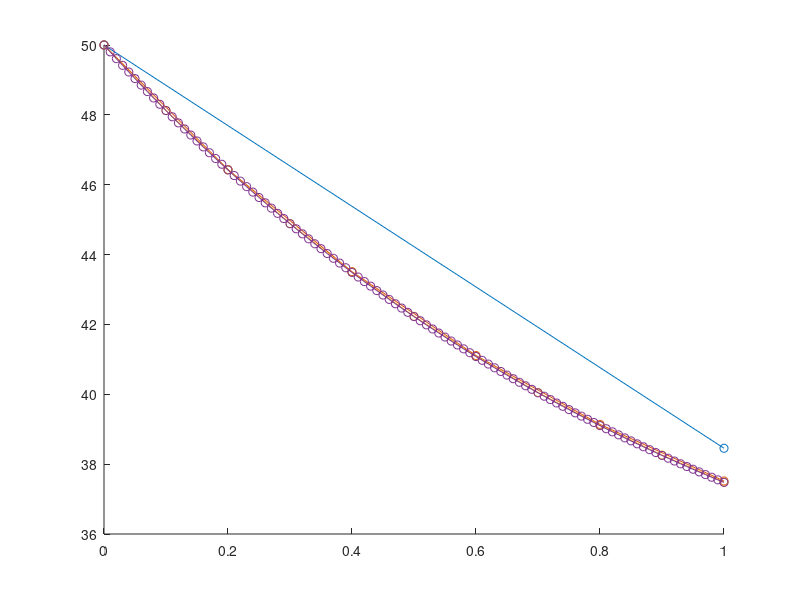

Source code (MATLAB): (Note: this script raises an error after producing the figure.)
% FEM solution for 1D heat equation with variable area and source

clear; clc; close all;

% Problem parameters
k = 15; % W/m/K
A = @(x) 50e-4 * exp(x); % m^2
L = 1; % m
qdot = 2.5; % W/m^3
T0 = 50; % K
qL = 1.5; % W (heat transfer rate)

% 2-point Gauss quadrature points and weights (for use in main script)
xi_q = [-1/sqrt(3), 1/sqrt(3)];
w_q = [1, 1];

% Exact solution (analytical)
% T(x) = T0 - (qdot/k)*x + (1/k)*(qdot - qL/A(L))*(exp(L) - exp(L-x))
p = 50e-4;
T_exact = @(x) T0 - (qdot/k)*x + (1/k)*(qdot - qL/A(L))*(exp(L) - exp(L-x));

% FEM solver function
function [x_nodes, T_num] = fem1d(n, k, A, L, qdot, T0, qL)
    % Mesh
    x_nodes = linspace(0, L, n+1)';
    h = diff(x_nodes);
    K = zeros(n+1);
    F = zeros(n+1,1);
    % 2-point Gauss quadrature
    xi_q = [-1/sqrt(3), 1/sqrt(3)];
    w_q = [1, 1];
    for e = 1:n
        x1 = x_nodes(e); x2 = x_nodes(e+1);
        he = x2 - x1;
        Ke = zeros(2);
        Fe = zeros(2,1);
        for q = 1:2
            xi = xi_q(q);
            w = w_q(q);
            % Local coordinate
            xq = 0.5*(x2-x1)*xi + 0.5*(x2+x1);
            J = he/2;
            N = [(1-xi)/2, (1+xi)/2];
            dNdxi = [-0.5, 0.5];
            dNdx = dNdxi * (2/he);
            Aq = A(xq);
            % Stiffness
            Ke = Ke + (k*Aq)*(dNdx'*dNdx)*J*w;
            % Load
            Fe = Fe + (Aq*qdot)*N'*J*w;
        end
        % Assembly
        K(e:e+1,e:e+1) = K(e:e+1,e:e+1) + Ke;
        F(e:e+1) = F(e:e+1) + Fe;
    end
    % Apply Dirichlet BC at x=0
    K(1,:) = 0; K(1,1) = 1; F(1) = T0;
    % Apply Neumann BC at x=L (heat transfer rate boundary condition)
    F(end) = F(end) - qL;
    % Solve
    T_num = K\F;
end

% Plot exact and FEM solutions for n = 1, 5, 10, 100
figure; hold on;
colors = lines(5);
ns = [1,5,10,100];
for i = 1:length(ns)
    n = ns(i);
    [x_nodes, T_num] = fem1d(n, k, A, L, qdot, T0, qL);
    plot(x_nodes, T_num, '-o', 'Color', colors(i,:), 'DisplayName', sprintf('FEM n=%d',n));
end
fplot(@(x) T_exact(x), [0 L], 'k--', 'LineWidth',1.5, 'DisplayName','Exact');
xlabel('$x$ [m]','Interpreter','latex'); ylabel('$T(x)$ [K]','Interpreter','latex');
title('FEM and Exact Solution'); legend('show','Location','best'); grid on;
set(gcf, 'Position', [100, 100, 600, 400]);
exportgraphics(gcf, 'q7_fem_vs_exact.png', 'Resolution', 150);

% Error analysis for L2 and H1 norms
ns = [1,5,10,50,100,500,1000];
L2err = zeros(size(ns)); H1err = zeros(size(ns)); hvals = L./ns;
for j = 1:length(ns)
    n = ns(j);
    [x_nodes, T_num] = fem1d(n, k, A, L, qdot, T0, qL);
    % Compute error using Gauss quadrature
    L2e = 0; H1e = 0;
    for e = 1:n
        x1 = x_nodes(e); x2 = x_nodes(e+1);
        he = x2 - x1;
        T1 = T_num(e); T2 = T_num(e+1);
        for q = 1:2
            xi = xi_q(q);
            w = w_q(q);
            xq = 0.5*(x2-x1)*xi + 0.5*(x2+x1);
            J = he/2;
            N = [(1-xi)/2, (1+xi)/2];
            dNdxi = [-0.5, 0.5];
            dNdx = dNdxi * (2/he);
            T_h = N*[T1;T2];
            dT_h = dNdx*[T1;T2];
            T_ex = T_exact(xq);
            dT_ex = (T_exact(xq+1e-6)-T_exact(xq-1e-6))/2e-6; % numerical derivative
            L2e = L2e + (T_h-T_ex)^2 * J * w;
            H1e = H1e + (dT_h-dT_ex)^2 * J * w;
        end
    end
    L2err(j) = sqrt(L2e);
    H1err(j) = sqrt(H1e);
end

% Plot error convergence
figure;
h1 = loglog(hvals, L2err, '-o'); hold on;
h2 = loglog(hvals, H1err, '-s');
legend([h1, h2], {'$L^2$ error', '$H^1$ error'}, 'Interpreter', 'latex', 'Location', 'best');
xlabel('Element size $h$','Interpreter','latex'); 
ylabel('Error norm','Interpreter','latex');
title('Error convergence'); legend('show','Location','best'); grid on;
% Compute and annotate slopes
pL2 = polyfit(log(hvals), log(L2err), 1);
pH1 = polyfit(log(hvals), log(H1err), 1);
xlims = xlim;
ylims = ylim;
text(xlims(1) * (xlims(2)/xlims(1))^0.3, ylims(1) * (ylims(2)/ylims(1))^0.8, ...
    sprintf('Slope $L^2$: %.2f', pL2(1)), 'FontSize',12, 'Interpreter','latex');
text(xlims(1) * (xlims(2)/xlims(1))^0.5, ylims(1) * (ylims(2)/ylims(1))^0.4, ...
    sprintf('Slope $H^1$: %.2f', pH1(1)), 'FontSize',12, 'Interpreter','latex');

set(gcf, 'Position', [100, 100, 600, 400]);
exportgraphics(gcf, 'q7_error_convergence.png', 'Resolution', 150);